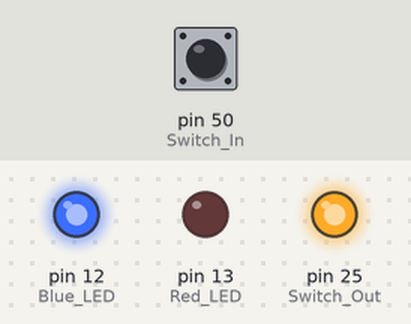
A sketch run on a simulated Arduino Mega 2560, built with avr-gcc and run on an emulated ATmega2560. On the bench: output pins drawn as LEDs (lit = HIGH). Inputs (shaded band) come from the test bench; at power-on: pin 50 (Switch_In) HIGH. What the sketch prints to the serial monitor is not drawn.

Above: at 1.2 s.
1.3 s: pin 50 (Switch_In) pulled LOW for 0.15 s
At 1.38 s:
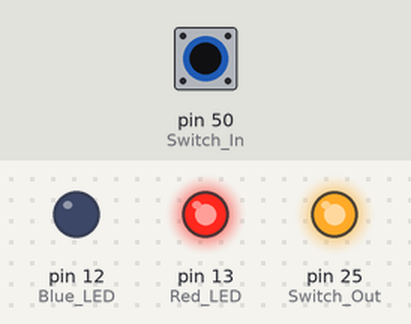
2.9 s: pin 50 (Switch_In) pulled LOW for 3.2 s
At 6.8 s:
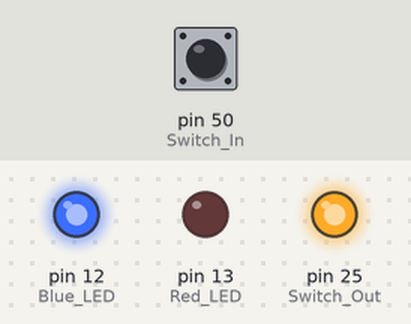
Timing chart, 0 to 8.3 s (numbered marks = the images above; inputs shaded):
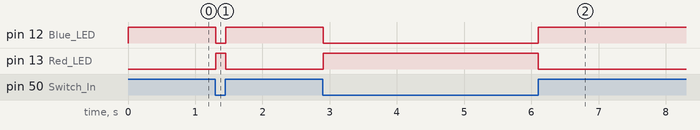

The sketch:

Lighted_Switch.ino
```cpp
/*
 By Robert Wilson
 17 July 2017
*/

const int Switch_Out = 25;
const int Switch_In = 50;
const int Blue_LED = 12;
const int Red_LED = 13;
void setup() {
  //
  pinMode(Switch_Out, OUTPUT);
  pinMode(Switch_In, INPUT);
  pinMode(Red_LED, OUTPUT);
  pinMode(Blue_LED, OUTPUT);
   Serial.begin(9600); //init serial to 9600b/s
  digitalWrite(Red_LED, LOW);
  digitalWrite(Red_LED, LOW);
  digitalWrite(Switch_Out, HIGH);
}

void loop() {
  // put your main code here, to run repeatedly:
  int Switch_Value = digitalRead(Switch_In);
  Serial.println(Switch_Value);   //Print Low when no magnetic field is detected
    if(Switch_Value == 0)
    {
      digitalWrite(Blue_LED, LOW);
      digitalWrite(Red_LED, HIGH);
    }
    else
    {
      digitalWrite(Red_LED,LOW);
      digitalWrite(Blue_LED, HIGH);
    }
}
```

Measured:
- after the input at 1.3 s, pin 12 (Blue_LED): HIGH → LOW at once, → HIGH 0.15 s later; pin 13 (Red_LED): LOW → HIGH at once, → LOW 0.15 s later
- after the input at 2.9 s, pin 12 (Blue_LED): HIGH → LOW at once, → HIGH 3.2 s later; pin 13 (Red_LED): LOW → HIGH at once, → LOW 3.2 s later
